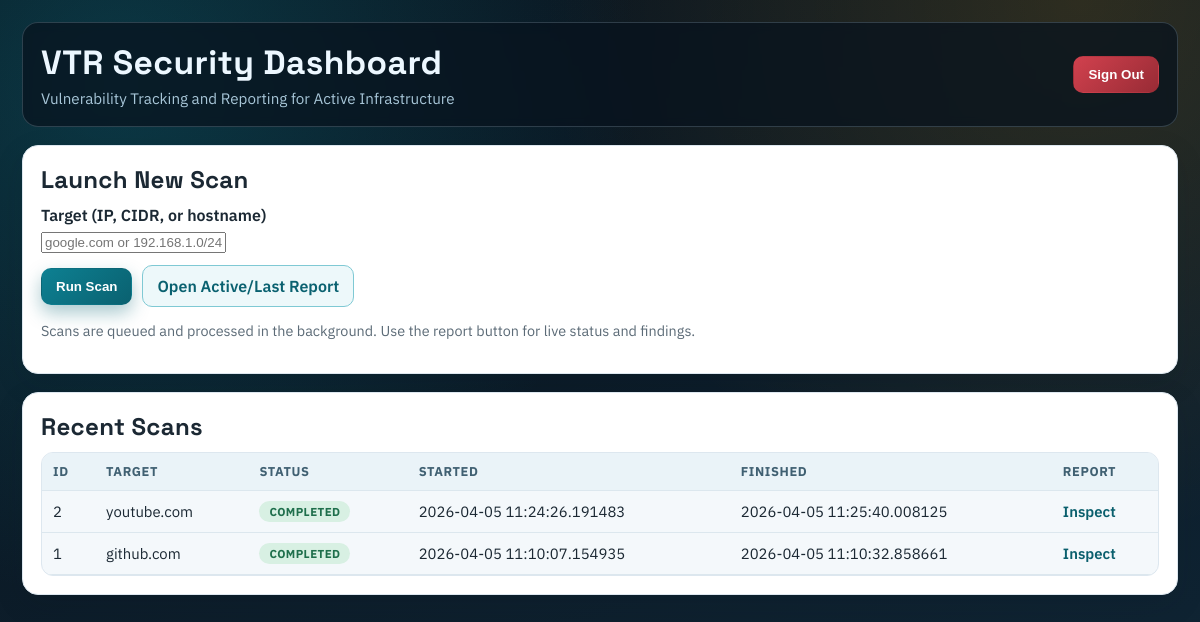
The page / (signed in) on the database as committed earlier.
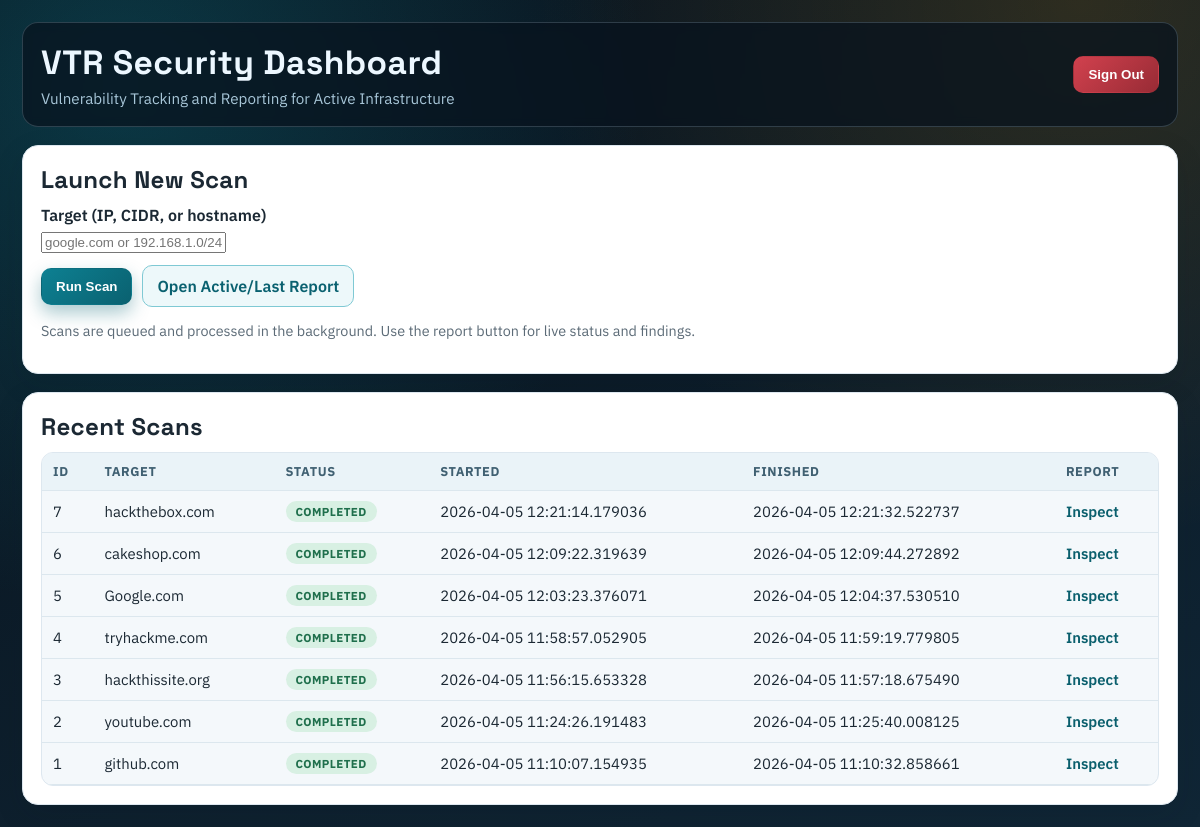
The same page on the database as committed later.
### app/models.py (models this page shows)
class Scan(db.Model):
    __tablename__ = "scans"
    id = db.Column(db.Integer, primary_key=True)
    target = db.Column(db.String(256), nullable=False)
    started_at = db.Column(db.DateTime, default=datetime.utcnow)
    finished_at = db.Column(db.DateTime, nullable=True)
    raw_xml = db.Column(db.Text, nullable=True)  # optional: keep xml for debugging
    hosts = db.relationship("Host", backref="scan", cascade="all, delete-orphan")
    findings = db.relationship("VulnerabilityFinding", backref="scan", cascade="all, delete-orphan")

### app/routes.py (the view, shortened to what this page needs)
@main.route("/", methods=["GET", "POST"])
@login_required
def home():
    if request.method == "GET":
        recent = Scan.query.order_by(Scan.started_at.desc()).limit(10).all()
        requested_scan_id = request.args.get("scan_id", type=int)
        preferred_scan_id = None
        if requested_scan_id is not None:
            requested_scan = Scan.query.get(requested_scan_id)
            if requested_scan is not None:
                preferred_scan_id = requested_scan.id
        if preferred_scan_id is None:
            for s in recent:
                if _scan_status(s) in {"queued", "running"}:
                    preferred_scan_id = s.id
                    break
        if preferred_scan_id is None:
            for s in recent:
                if _scan_status(s) == "completed":
                    preferred_scan_id = s.id
                    break
        recent_list = [
            {
                "id": s.id,
                "target": s.target,
                "started_at": s.started_at,
                "finished_at": s.finished_at,
                "status": _scan_status(s)
            }
            for s in recent
        ]
        return render_template(
            "home.html",
            recent_scans=recent_list,
            preferred_scan_id=preferred_scan_id,
        )

### app/routes.py (called while the page is built)
def _scan_status(scan):
    raw_xml = scan.raw_xml or ""
    if scan.finished_at is None:
        if raw_xml.startswith("STATUS:RUNNING"):
            return "running"
        return "queued"
    if "\n\nERROR:" in raw_xml or raw_xml.startswith("ERROR:"):
        return "failed"
    return "completed"

def _is_authenticated():
    return bool(session.get("authenticated"))

def login_required(view_func):
    @wraps(view_func)
    def wrapper(*args, **kwargs):
        if _is_authenticated():
            return view_func(*args, **kwargs)
        flash("Please sign in to continue", "danger")
        return redirect(url_for("main.login", next=request.path))
    return wrapper

### app/templates/home.html (shortened to what this page needs)
<!doctype html>
<html>
<head>
</head>
<body>
  <div class="layout">
    <header class="topbar">
      <div>
        <h1 class="title">VTR Security Dashboard</h1>
        <p class="subtitle">Vulnerability Tracking and Reporting for Active Infrastructure</p>
      </div>
      <form action="{{ url_for('main.logout') }}" method="post">
        <button class="signout" type="submit">Sign Out</button>
      </form>
    </header>
    <main class="shell">
      <section class="card">
        <h2>Launch New Scan</h2>
        <form id="scanForm" action="{{ url_for('main.home') }}" method="post">
          <label for="target">Target (IP, CIDR, or hostname)</label>
          <input id="target" name="target" placeholder="google.com or 192.168.1.0/24" required />
          <div class="actions">
            <button id="submitBtn" type="submit">Run Scan</button>
            {% if preferred_scan_id %}
              <a id="reportBtn" class="btn-link" href="{{ url_for('main.report', scan_id=preferred_scan_id) }}">Open Active/Last Report</a>
            {% else %}
              <a id="reportBtn" class="btn-link btn-disabled" href="#" aria-disabled="true">Open Active/Last Report</a>
            {% endif %}
          </div>
        </form>
        <p class="muted small">Scans are queued and processed in the background. Use the report button for live status and findings.</p>
      </section>
      <section class="card">
        <h2>Recent Scans</h2>
        {% if recent_scans %}
          <div class="table-wrap">
            <table>
              <thead><tr><th>ID</th><th>Target</th><th>Status</th><th>Started</th><th>Finished</th><th>Report</th></tr></thead>
              <tbody>
                {% for s in recent_scans %}
                <tr>
                  <td>{{ s.id }}</td>
                  <td>{{ s.target }}</td>
                  <td><span class="status status-{{ s.status }}">{{ s.status }}</span></td>
                  <td>{{ s.started_at }}</td>
                  <td>{{ s.finished_at or "In progress" }}</td>
                  <td><a class="view-link" href="{{ url_for('main.report', scan_id=s.id) }}">Inspect</a></td>
                </tr>
                {% endfor %}
              </tbody>
            </table>
          </div>
        {% else %}
          <p class="muted">No scans yet. Start one above.</p>
        {% endif %}
      </section>
    </main>
  </div>
</body>
</html>

### app/templates/home.html (style rules this page uses)
:root { --bg-0: #09131d; --bg-1: #102636; --panel: #ffffff; --panel-muted: #f4f8fb; --text-main: #1b2833; --text-soft: #5c6b77; --brand: #0d8092; --brand-strong: #0a6170; --danger: #cf2f3d; --border: #dde7ef; --shadow: 0 10px 30px rgba(6, 23, 36, 0.12); }
* { box-sizing: border-box; }
body { margin: 0; font-family: "IBM Plex Sans", sans-serif; color: var(--text-main); background: radial-gradient(circle at 10% 10%, rgba(16, 161, 180, 0.25), transparent 40%), radial-gradient(circle at 90% 0%, rgba(255, 166, 0, 0.14), transparent 40%), linear-gradient(160deg, var(--bg-0), var(--bg-1)); min-height: 100vh; padding: 22px; }
.layout { max-width: 1160px; margin: 0 auto; display: grid; gap: 18px; }
.topbar { background: rgba(7, 19, 30, 0.72); border: 1px solid rgba(196, 223, 241, 0.2); border-radius: 16px; padding: 18px; color: #ecf7ff; display: flex; justify-content: space-between; align-items: center; backdrop-filter: blur(5px); animation: riseIn 420ms ease; }
.title { margin: 0; font-family: "Space Grotesk", sans-serif; font-size: clamp(1.4rem, 2.8vw, 2.1rem); letter-spacing: 0.4px; }
.subtitle { margin: 4px 0 0; color: #a8c6d8; font-size: 0.95rem; }
.shell { display: grid; grid-template-columns: 1fr; gap: 18px; }
.card { background: var(--panel); border: 1px solid var(--border); border-radius: 16px; padding: 18px; box-shadow: var(--shadow); animation: riseIn 460ms ease; }
.card h2 { margin: 0 0 10px; font-family: "Space Grotesk", sans-serif; letter-spacing: 0.3px; }
label { display: block; margin-bottom: 6px; font-weight: 600; }
.actions { margin-top: 12px; display: flex; gap: 10px; align-items: center; flex-wrap: wrap; }
button, .btn-link { padding: 10px 14px; border-radius: 10px; border: 1px solid transparent; font-weight: 600; cursor: pointer; text-decoration: none; transition: transform 160ms ease, box-shadow 160ms ease, background 160ms ease; }
button { color: #fff; background: linear-gradient(135deg, var(--brand), var(--brand-strong)); box-shadow: 0 8px 18px rgba(11, 102, 117, 0.35); }
.btn-link { border-color: #7fc9d4; color: var(--brand-strong); background: #edf8fa; }
.signout { color: #fff; background: linear-gradient(135deg, #d1414e, #982b35); box-shadow: none; }
.table-wrap { overflow-x: auto; border: 1px solid var(--border); border-radius: 12px; background: var(--panel-muted); }
table { width: 100%; border-collapse: collapse; min-width: 660px; }
th, td { padding: 10px 11px; text-align: left; border-bottom: 1px solid #dce7ee; font-size: 0.93rem; }
th { font-size: 0.8rem; text-transform: uppercase; letter-spacing: 0.6px; color: #406072; background: #eaf3f8; position: sticky; top: 0; z-index: 1; }
.status { border-radius: 999px; display: inline-block; font-weight: 700; padding: 3px 10px; text-transform: uppercase; font-size: 0.72rem; letter-spacing: 0.4px; }
.status-completed { background: #d8f0e3; color: #1f6f4c; }
.muted { color: var(--text-soft); font-size: 0.9em; }
.small { font-size: 0.9em; }
.view-link { color: #0a5f6d; font-weight: 600; text-decoration: none; }

Rows that differ between the two databases and show on the page:
added Scan: id "7", target "hackthebox.com", status "COMPLETED", started_at "2026-04-05 12:21:14.179036", finished_at "2026-04-05 12:21:32.522737"
added Scan: id "6", target "cakeshop.com", status "COMPLETED", started_at "2026-04-05 12:09:22.319639", finished_at "2026-04-05 12:09:44.272892"
added Scan: id "5", target "Google.com", status "COMPLETED", started_at "2026-04-05 12:03:23.376071", finished_at "2026-04-05 12:04:37.530510"
added Scan: id "4", target "tryhackme.com", status "COMPLETED", started_at "2026-04-05 11:58:57.052905", finished_at "2026-04-05 11:59:19.779805"
added Scan: id "3", target "hackthissite.org", status "COMPLETED", started_at "2026-04-05 11:56:15.653328", finished_at "2026-04-05 11:57:18.675490"
